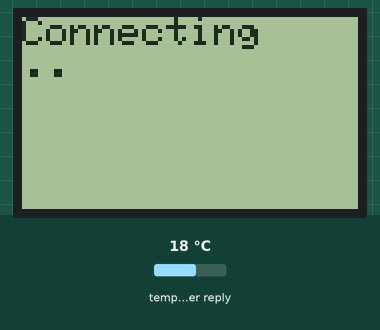
This sketch was run on a simulated ESP8266 (NodeMCU). Shown: 84×48 one-colour display. The inputs (shaded band) are chosen by the test bench; at power-on: temperature in the weather reply 18 °C. WiFi joins after 1.5 s; servers stay silent unless stated; web services answer with replies made up by the test bench; what the sketch prints to the serial monitor is not drawn.

Above: at 1.2 s.
At 2.2 s:
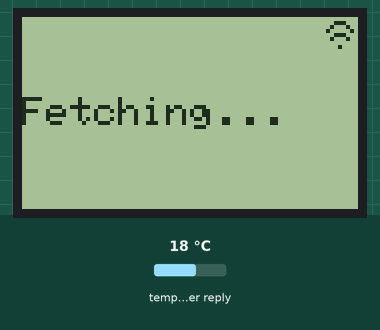
At 34.8 s:
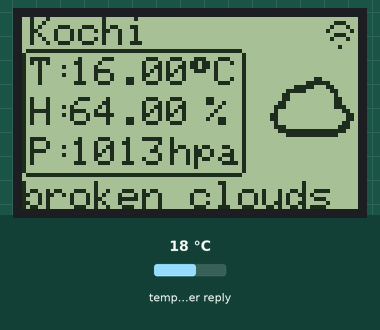

Measured:
- what the display in image 0 shows lasts 1.0 s, from 1.2 s to 2.2 s
- what the display in image 1 shows lasts 1.2 s, from 2.2 s to 3.4 s

The sketch:

west.ino
```cpp
#include <ESP8266WiFi.h>
#include <ESP8266HTTPClient.h>
#include <ArduinoJson.h>
#include <WiFiClient.h>
#include <SPI.h>
#include <Adafruit_GFX.h>
#include <Adafruit_PCD8544.h>
#include "icons.h"

Adafruit_PCD8544 display = Adafruit_PCD8544(14, 13, 5, 15, 4); /*D5, D7, D1, D8, D2 */
int contrastValue = 60; /* Default Contrast Value */
const char* ssid = "xxxxxx";
const char* password = "xxxx";
WiFiClient wifiClient;
void setIcon(String iconId) {
  Serial.println(iconId);
  String id = iconId.substring(0, 2);
  String dayOrNight = iconId.substring(2, 1);
  Serial.println(id);
  int idInt = atoi(id.c_str());
  Serial.println(idInt);
  switch (idInt) {

    case 1:
      if (dayOrNight == "n")
        display.drawBitmap(60, 10, night_clear, 24, 24, BLACK);
      else
        display.drawBitmap(60, 10, day_clear, 24, 24, BLACK);
      break;
    case 2:
      if (dayOrNight == "n")
        display.drawBitmap(60, 10, night_cloudy, 24, 24, BLACK);
      else
        display.drawBitmap(60, 10, day_cloudy, 24, 24, BLACK);
      break;
    case 3:
      display.drawBitmap(60, 10, cloudy, 24, 24, BLACK);
      break;
    case 4:
      display.drawBitmap(60, 10, cloudy, 24, 24, BLACK);
      break;
    case 9:
      display.drawBitmap(60, 10, shower, 24, 24, BLACK);
      break;
    case 10:
      display.drawBitmap(60, 10, rain, 24, 24, BLACK);
      break;
    case 11:
      display.drawBitmap(60, 10, thunder, 24, 24, BLACK);
      break;
    case 13:
      display.drawBitmap(60, 10, snow, 24, 24, BLACK);
      break;
    case 50:
      display.drawBitmap(60, 10, mist, 24, 24, BLACK);
      break;
    default :
      display.drawBitmap(60, 10, cloudy, 24, 24, BLACK);
  }

}
//to parse json data recieved from OWM
void parseJson(const String & jsonString) {
  //StaticJsonBuffer<4000> jsonBuffer;
  const size_t bufferSize = 2 * JSON_ARRAY_SIZE(1) + JSON_ARRAY_SIZE(2) + 4 * JSON_OBJECT_SIZE(1) + 3 * JSON_OBJECT_SIZE(2) + 3 * JSON_OBJECT_SIZE(4) + JSON_OBJECT_SIZE(5) + 2 * JSON_OBJECT_SIZE(7) + 2 * JSON_OBJECT_SIZE(8) + 720;
  DynamicJsonBuffer jsonBuffer(bufferSize);

  // FIND FIELDS IN JSON TREE
  JsonObject& root = jsonBuffer.parseObject(jsonString);
  if (!root.success()) {
    Serial.println("parseObject() failed");
    return;
  }

  JsonArray& list = root["list"];
  JsonObject& nowT = list[0];
  JsonObject& later = list[1];


  String city = root["city"]["name"];
  Serial.print("City:-");
  Serial.println(city);
  float tempNow = nowT["main"]["temp"];
  Serial.print("Temp Now:-");
  Serial.println(tempNow);
  float humidityNow = nowT["main"]["humidity"];
  Serial.print("humidityNow:-");
  Serial.println(humidityNow);
  int pressure = nowT["main"]["pressure"];
  Serial.print("pressure:-");
  Serial.println(pressure);
  String weatherNow = nowT["weather"][0]["description"];
  String iconId = nowT["weather"][0]["icon"];
  Serial.print("weatherNow:-");
  Serial.println(weatherNow);

  //display data on screen

  display.clearDisplay();
  setIcon(iconId);
  display.drawBitmap(76, 1, wifi, 7, 7, BLACK);
  display.drawRoundRect(0, 8, 56, 32, 2, BLACK);
  display.setTextColor(BLACK);
  display.setTextSize(1);
  display.setCursor(2, 0);
  display.println(city);
  display.setTextColor(BLACK);
  display.setTextSize(1);
  display.setCursor(2, 10);
  display.println("T: ");
  display.setCursor(12, 10);
  display.println(tempNow);
  display.setCursor(42, 10);
  display.print((char)247);
  display.setCursor(48, 10);
  display.println("C");
  display.setCursor(2, 20);
  display.println("H: ");
  display.setCursor(12, 20);
  display.println(humidityNow);
  display.setCursor(46, 20);
  display.println("%");
  display.setCursor(2, 30);
  display.println("P: ");
  display.setCursor(12, 30);
  display.println(pressure);
  display.setCursor(37, 30);
  display.println("hpa");
  display.setCursor(0, 41);
  display.println(weatherNow);
  display.display();
}

void setup()
{
  Serial.begin(9600);
  WiFi.begin(ssid, password);
  /* Initialize the Display*/
  display.begin();

  /* Change the contrast using the following API*/
  display.setContrast(contrastValue);

  /* Clear the buffer */
  display.clearDisplay();
  display.display();
  delay(100);
  display.clearDisplay();
  display.setTextColor(BLACK);
  display.setTextSize(1);
  display.setCursor(0, 0);
  display.println("Connecting");
  while (WiFi.status() != WL_CONNECTED)
  {
    Serial.println("Connecting.....");
    display.print(".");
    display.display();
    delay(1000);
  }
}

void loop()
{

  if (WiFi.status() == WL_CONNECTED)
  {
    display.clearDisplay();
    display.setCursor(0, 20);
    display.println("Fetching...");
    display.drawBitmap(76, 1, wifi, 7, 7, BLACK);
    display.display();
    delay(1000);
    HTTPClient http; //Object of class HTTPClient
    http.begin(wifiClient, "http://api.openweathermap.org/data/2.5/forecast?q=Kochi&APPID=xxxxxxxxxxxxxx&mode=json&units=metric&cnt=1");
    int httpCode = http.GET();
    Serial.println(httpCode);
    ///Serial.println(http.getString());
    if (httpCode == 200) {
      parseJson(http.getString());
    }
  }
  delay(30000);
}
```

Source omitted: icons.h (data table, 4965 bytes)
